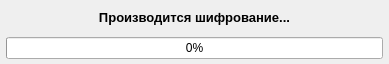
<?xml version="1.0" encoding="UTF-8"?>
<ui version="4.0">
 <class>ProgressCipher</class>
 <widget class="QMainWindow" name="ProgressCipher">
  <property name="geometry">
   <rect>
    <x>0</x>
    <y>0</y>
    <width>389</width>
    <height>64</height>
   </rect>
  </property>
  <property name="windowTitle">
   <string>Шифрование</string>
  </property>
  <widget class="QWidget" name="centralwidget">
   <layout class="QGridLayout" name="gridLayout">
    <property name="leftMargin">
     <number>6</number>
    </property>
    <property name="topMargin">
     <number>4</number>
    </property>
    <property name="rightMargin">
     <number>6</number>
    </property>
    <property name="bottomMargin">
     <number>5</number>
    </property>
    <item row="0" column="0">
     <layout class="QVBoxLayout" name="verticalLayout">
      <item>
       <widget class="QLabel" name="label">
        <property name="font">
         <font>
          <pointsize>10</pointsize>
          <weight>75</weight>
          <italic>false</italic>
          <bold>true</bold>
          <stylestrategy>PreferDefault</stylestrategy>
         </font>
        </property>
        <property name="cursor">
         <cursorShape>ArrowCursor</cursorShape>
        </property>
        <property name="text">
         <string>Производится шифрование...</string>
        </property>
        <property name="textFormat">
         <enum>Qt::AutoText</enum>
        </property>
        <property name="alignment">
         <set>Qt::AlignCenter</set>
        </property>
       </widget>
      </item>
      <item>
       <widget class="QProgressBar" name="progressBar">
        <property name="font">
         <font>
          <pointsize>9</pointsize>
         </font>
        </property>
        <property name="maximum">
         <number>100</number>
        </property>
        <property name="value">
         <number>0</number>
        </property>
        <property name="alignment">
         <set>Qt::AlignCenter</set>
        </property>
       </widget>
      </item>
     </layout>
    </item>
   </layout>
  </widget>
 </widget>
 <resources/>
 <connections/>
</ui>
